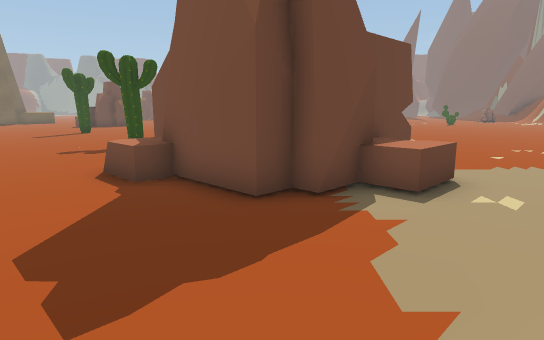
view 1 (above)

23 first-person views from a walk through a Unity game level. The camera is 1.2 m above the floor, tilts 10° down and sees 75° across. The floor is counted in squares, 1 m on a side. Each view is taken from the middle of a square. On the plan, view 1 faces up. The plan holds only what a view shows up to about 14 squares ahead; the rest is blank. The place goes on beyond the plan. The player is left out.

view 2
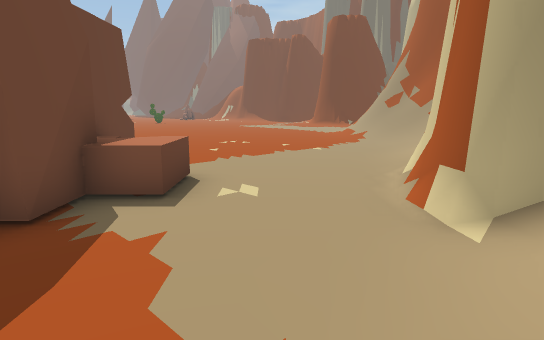

view 3
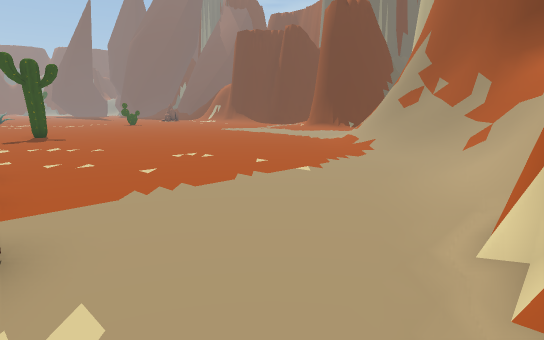

view 4
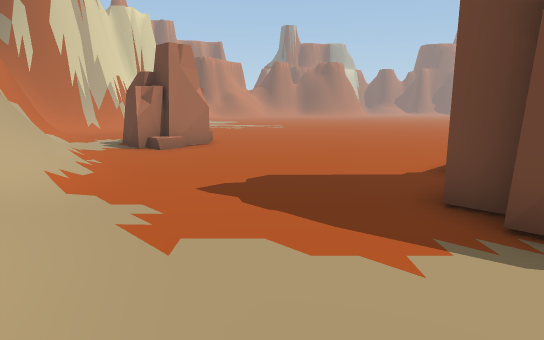

view 5
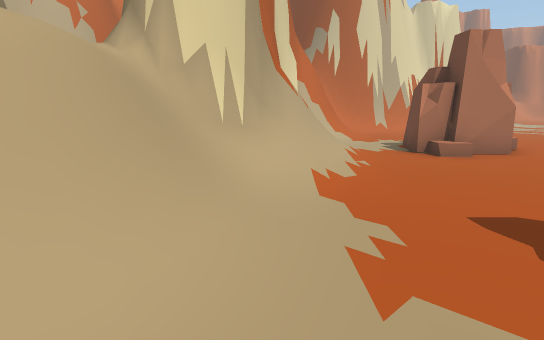

view 6
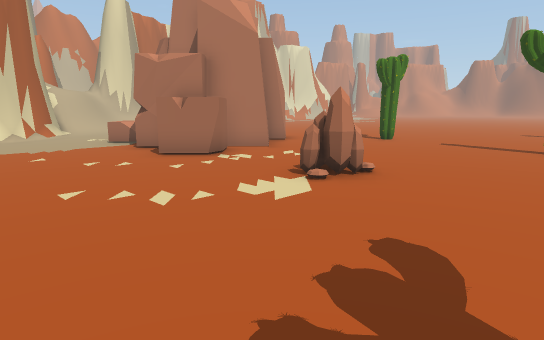

view 7
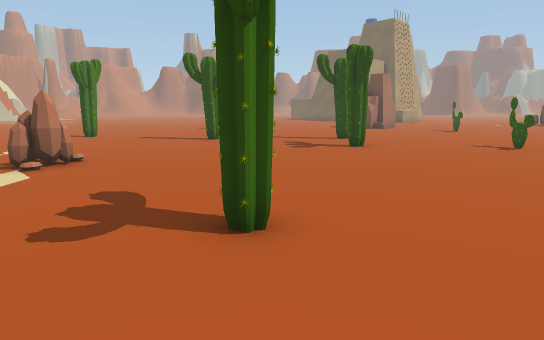

view 8
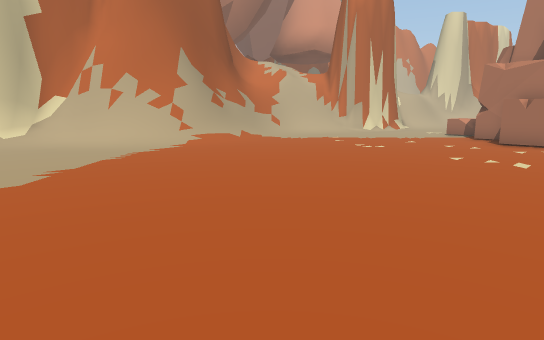

view 9
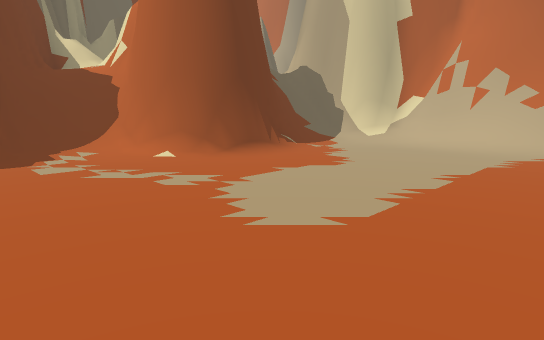

view 10
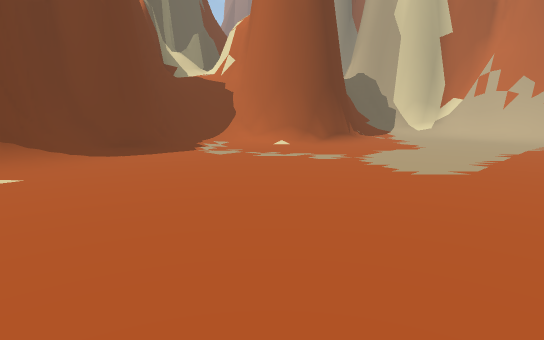

view 11
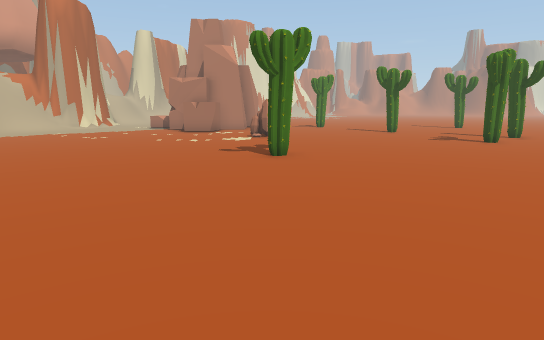

view 12
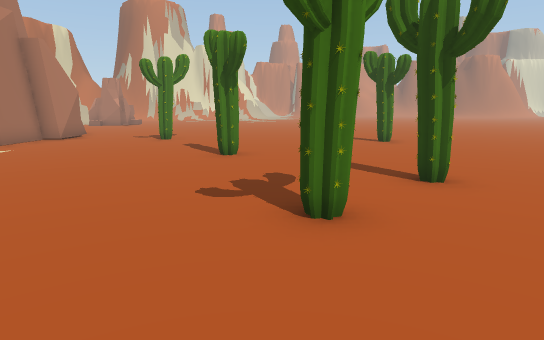

view 13
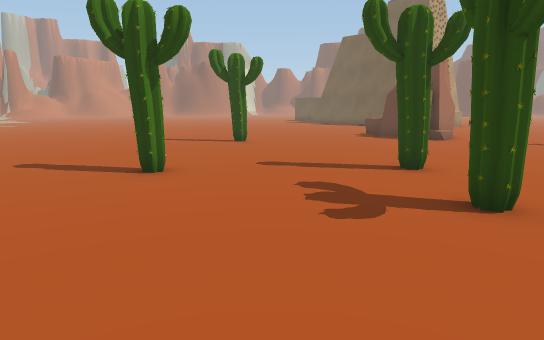

view 14
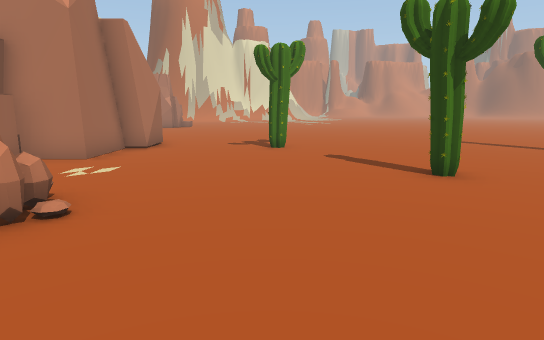

view 15
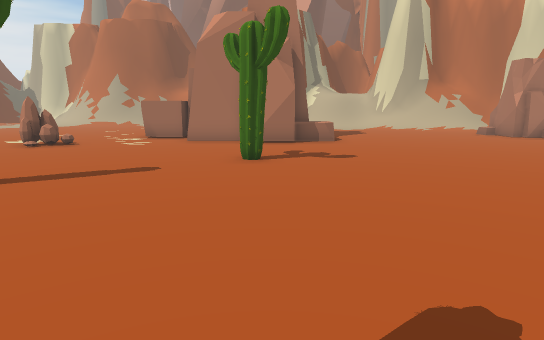

view 16
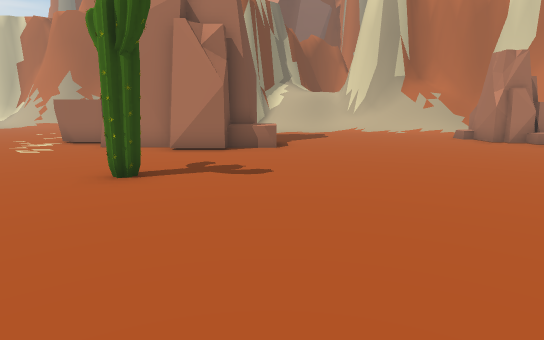

view 17
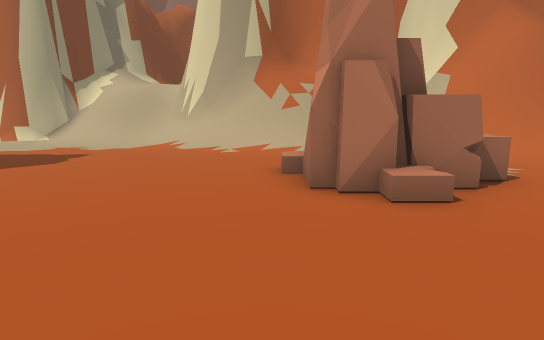

view 18
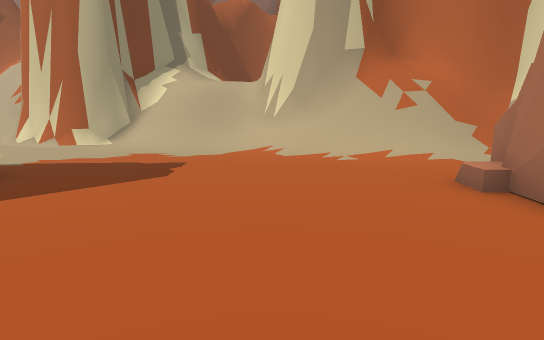

view 19
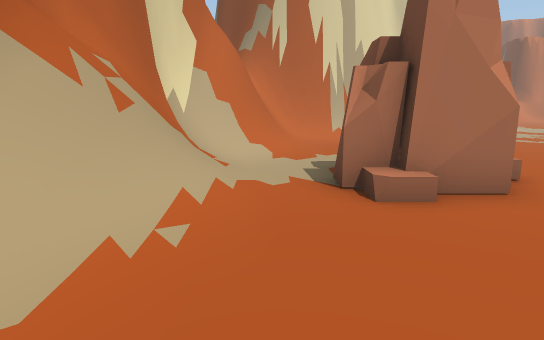

view 20
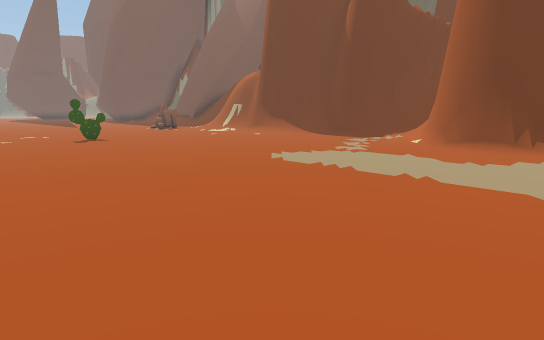

view 21
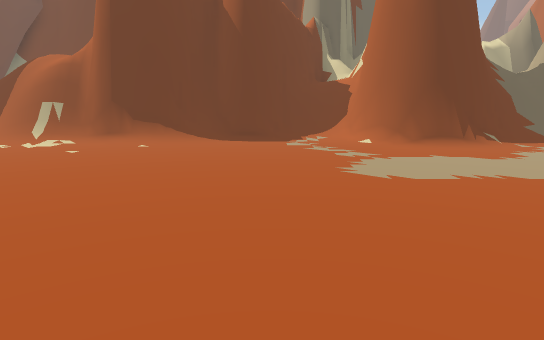

view 22
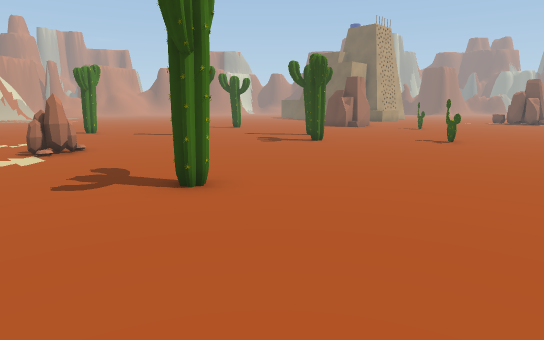

view 23
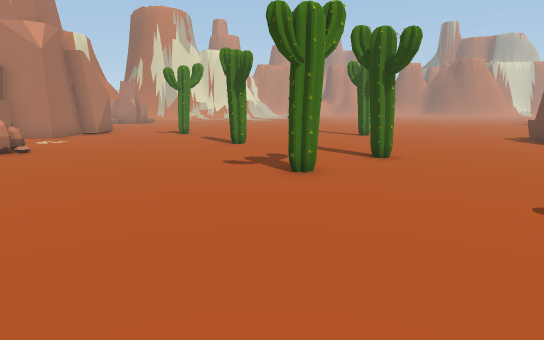

### Floor plan
Key: @ floor where view 1 was taken; # wall or solid block; . main floor; : floor 0.25 m higher than the main floor; / step, stairs or slope; = window, fence, low wall or low ledge; C cactus; R rock; O other object.
Columns run from 11 left of view 1 to 24 right of it. Each row starts with its distance up from view 1.
 27 R.. .. ...CC.....     ..CC .....:#
 26 RR................  ............/#
 25 R.............................../##
 24 ................................:##
 23 .......#..C.....................:/#
 22 ..........C....................../#
 21 .................................:##
 20 .................CC..............:=#
 19 .C..............................:/=#
 18 .......CC......................:####
 17 .......C.......................##
 16 ..............R...............:##
 15 .............RR...............:##
 14 .............................../#
 13 ......C......................../#
 12 ......C.......R............:..:/#
 11 ...........R.RR.........::////###
 10 .........RRRRRR.........//=#####
  9  .......RRRRRRR......../O####
  8  .......RRRRRRR.......:/##
  7  .......RRR RRR.......//#
  6  ........RRRRRR......:/##
  5 ...........R.R.....://=##
  4  ................:/=####
  3 ................######
  2 .............::##
  1 ...R........//=#
  0  .RRR...:::@=###
 -1  .RRR.::///=###
 -2  RRR.:/=#####
 -3  ...:/=###
 -4 ..://O##
 -5 :/=#####
 -6 /####

Positions as (right, up) in squares from view 1, and headings:
1: (0, 0), facing up
2: (0, 1), facing up-right
3: (3, 3), facing up-right
4: (4, 3), facing left
5: (3, 3), facing down-left
6: (8, 19), facing down-left
7: (10, 20), facing left
8: (11, 22), facing down
9: (13, 22), facing down-right
10: (13, 26), facing down-right
11: (13, 26), facing down-left
12: (2, 25), facing down-left
13: (3, 20), facing left
14: (3, 20), facing down-left
15: (-11, 18), facing down-right
16: (-11, 15), facing down-right
17: (-11, 5), facing down-right
18: (-8, 6), facing down-right
19: (-2, 2), facing down-left
20: (9, 13), facing up-right
21: (9, 21), facing right
22: (12, 21), facing left
23: (4, 27), facing down-left
